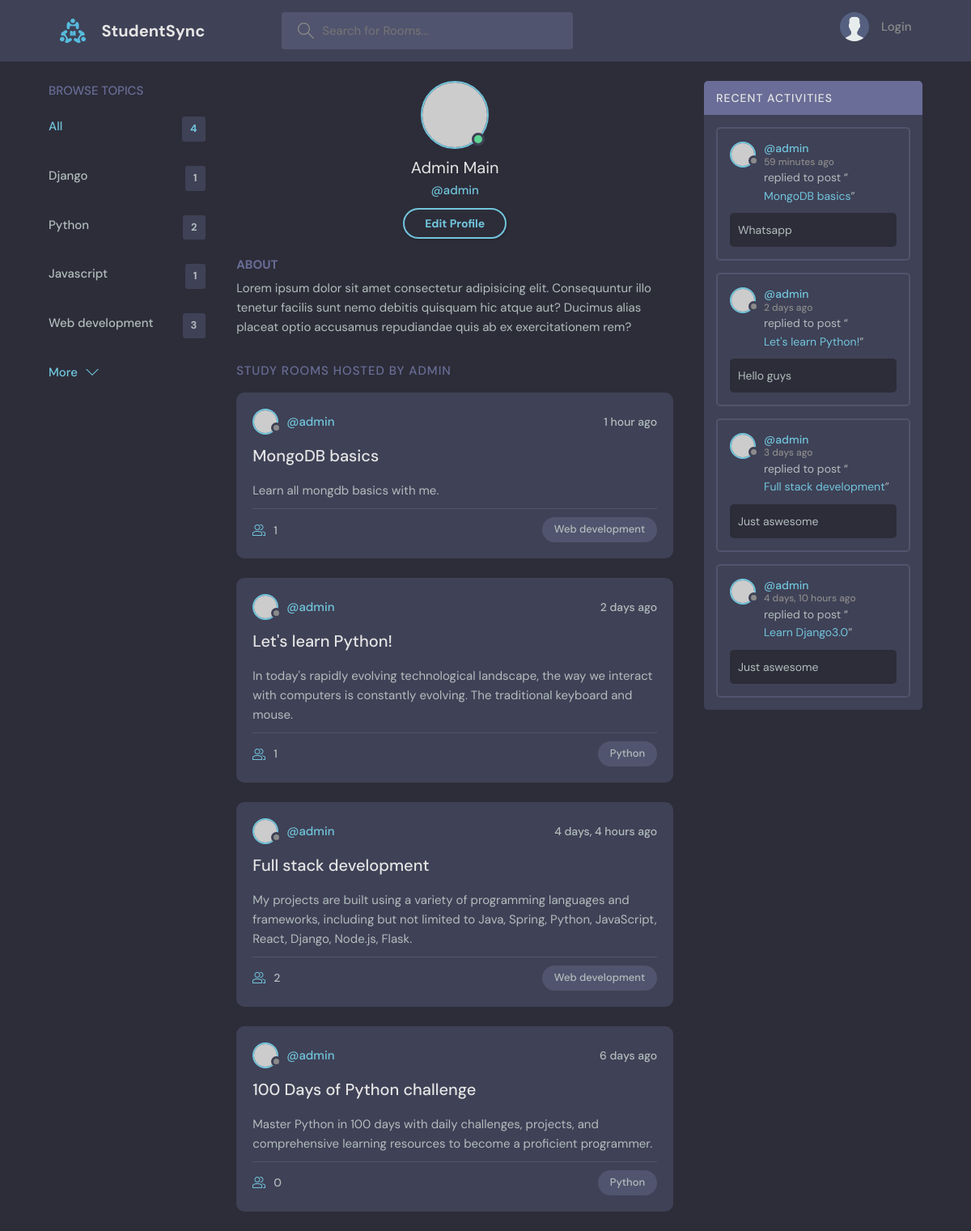
Page /profile/1/ on the committed database.
### base/models.py (models this page shows, shortened)
class Topic(models.Model):
    name=models.CharField(max_length=200)

class Room(models.Model):
    host= models.ForeignKey(User,on_delete=models.SET_NULL,null=True)
    topic= models.ForeignKey(Topic,on_delete=models.SET_NULL,null=True)
    name=models.CharField(max_length=200)
    description=models.TextField(null=True,blank=True)
    participants=models.ManyToManyField(User,related_name='participants',blank=True)
    updated=models.DateTimeField(auto_now=True)
    created=models.DateTimeField(auto_now_add=True)
    class Meta:
        ordering=['-updated','-created']

class Message(models.Model):
    user=models.ForeignKey(User,on_delete=models.CASCADE)
    room=models.ForeignKey(Room,on_delete=models.CASCADE)
    body=models.TextField()
    updated=models.DateTimeField(auto_now=True)
    created=models.DateTimeField(auto_now_add=True)
    class Meta:
        ordering=['-updated','-created']

### base/views.py (the view)
# urls.py: path('profile/<str:pk>/',views.userProfile,name="profile"),
def userProfile(request,pk):
    user=User.objects.get(id=pk)
    rooms=user.room_set.all()
    room_messages=user.message_set.all()
    topics=Topic.objects.all()
    context={'user':user,'rooms':rooms,'room_messages':room_messages,'topics':topics}
    return render(request,'base/profile.html',context)

### base/templates/base/profile.html
{% extends 'main.html' %} {% block content %}
  <main class="profile-page layout layout--3">
    <div class="container">
      <div>{% include 'base/topics_component.html' %}</div>
      <div class="roomList">
        <div class="profile">
          <div class="profile__avatar">
            <div class="avatar avatar--large active">
              <img src="https://randomuser.me/api/portraits/men/11.jpg" />
            </div>
          </div>
          <div class="profile__info">
            <h3>{{user.first_name}} {{user.last_name}}</h3>
            <p>@{{user.username}}</p>
            <a href="edit-user.html" class="btn btn--main btn--pill">Edit Profile</a>
          </div>
          <div class="profile__about">
            <h3>About</h3>
            <p>
              Lorem ipsum dolor sit amet consectetur adipisicing elit. Consequuntur illo tenetur
              facilis sunt nemo debitis quisquam hic atque aut? Ducimus alias placeat optio
              accusamus repudiandae quis ab ex exercitationem rem?
            </p>
          </div>
        </div>
        <div class="roomList__header">
          <div>
            <h2>Study Rooms Hosted by {{user.username}}</a>
            </h2>
          </div>
        </div>
        {% include 'base/feed_component.html' %}
      </div>
      {% include 'base/activity_component.html' %}
    </div>
  </main>
  {% endblock content %}

### base/templates/base/topics_component.html
<div class="topics">
  <div class="topics__header">
    <h2>Browse Topics</h2>
  </div>
  <ul class="topics__list">
    <li>
      <a href="{% url 'home' %}" class="active">All <span>{{topics.count}}</span></a>
    </li>
    {% for topic in topics %}
    <li>
      <a href="{% url 'home' %}?q={{topic.name}}">{{topic.name}} <span>{{topic.room_set.all.count}}</span></a>
    </li>
    {% endfor %}
  </ul>
  <a class="btn btn--link" href="topics.html">
    More
    <svg
      version="1.1"
      xmlns="http://www.w3.org/2000/svg"
      width="32"
      height="32"
      viewBox="0 0 32 32"
    >
      <title>chevron-down</title>
      <path d="M16 21l-13-13h-3l16 16 16-16h-3l-13 13z"></path>
    </svg>
  </a>
</div>

### base/templates/base/feed_component.html (shortened to what this page needs)
{% for room in rooms %}
<div class="roomListRoom">
  <div class="roomListRoom__header">
    <a href="{% url 'profile' room.host.id %}" class="roomListRoom__author">
      <div class="avatar avatar--small">
        <img src="https://randomuser.me/api/portraits/women/11.jpg" />
      </div>
      <span>@{{room.host.username}}</span>
    </a>
    <div class="roomListRoom__actions">
      <span>{{room.created|timesince}} ago</span>
    </div>
  </div>
  <div class="roomListRoom__content">
    <a href="{% url 'room' room.id %}">{{room.name}}</a>
    <p>
      {{room.description}}
    </p>
  </div>
  <div class="roomListRoom__meta">
    <a href="{% url 'room' room.id %}" class="roomListRoom__joined">
      {{room.participants.all.count}}
    </a>
    <p class="roomListRoom__topic">{{room.topic.name}}</p>
  </div>
</div>
{% endfor %}

### base/templates/base/activity_component.html (shortened to what this page needs)
<div class="activities">
  <div class="activities__header">
    <h2>Recent Activities</h2>
  </div>
  {% for message in room_messages %}
  <div class="activities__box">
    <div class="activities__boxHeader roomListRoom__header">
      <a href="{% url 'profile' message.user.id %}" class="roomListRoom__author">
        <div class="avatar avatar--small">
          <img src="https://randomuser.me/api/portraits/women/11.jpg" />
        </div>
        <p>
          @{{message.user}}
          <span> {{message.created|timesince}} ago</span>
        </p>
      </a>
    </div>
    <div class="activities__boxContent">
      <p>
        replied to post “<a href="{% url 'room' message.room.id %}">{{message.room.name}}</a
        >”
      </p>
      <div class="activities__boxRoomContent">
        {{message.body}}
      </div>
    </div>
  </div>
  {% endfor %}
</div>

### rows in the picture
Topic: name "Django", room_set.all.count "1"
Topic: name "Python", room_set.all.count "2"
Topic: name "Javascript", room_set.all.count "1"
Topic: name "Web development", room_set.all.count "3"
Room: host.username "admin", created "1 hour", name "MongoDB basics", description "Learn all mongdb basics with me.", participants.all.count "1", topic.name "Web development"
Room: host.username "admin", created "2 days", name "Let's learn Python!", description "In today's rapidly evolving technological landscape, the way we interact with computers is constantly evolving. The traditional keyboard and mouse.", participants.all.count "1", topic.name "Python"
Room: host.username "admin", created "4 days, 4 hours", name "Full stack development", description "My projects are built using a variety of programming languages and frameworks, including but not limited to Java, Spring, Python, JavaScript, React, Django, Node.js, Flask.", participants.all.count "2", topic.name "Web development"
Room: host.username "admin", created "6 days", name "100 Days of Python challenge", description "Master Python in 100 days with daily challenges, projects, and comprehensive learning resources to become a proficient programmer.", participants.all.count "0", topic.name "Python"
Message: user "admin", created "59 minutes", room.name "MongoDB basics", body "Whatsapp"
Message: user "admin", created "2 days", room.name "Let's learn Python!", body "Hello guys"
Message: user "admin", created "3 days", room.name "Full stack development", body "Just aswesome"
Message: user "admin", created "4 days, 10 hours", room.name "Learn Django3.0", body "Just aswesome"

### other values in the picture
{{ topics.count }} "4"
{{ user.first_name }} "Admin"
{{ user.last_name }} "Main"
{{ user.username }} "admin"
{{ user.username }} "ADMIN"
